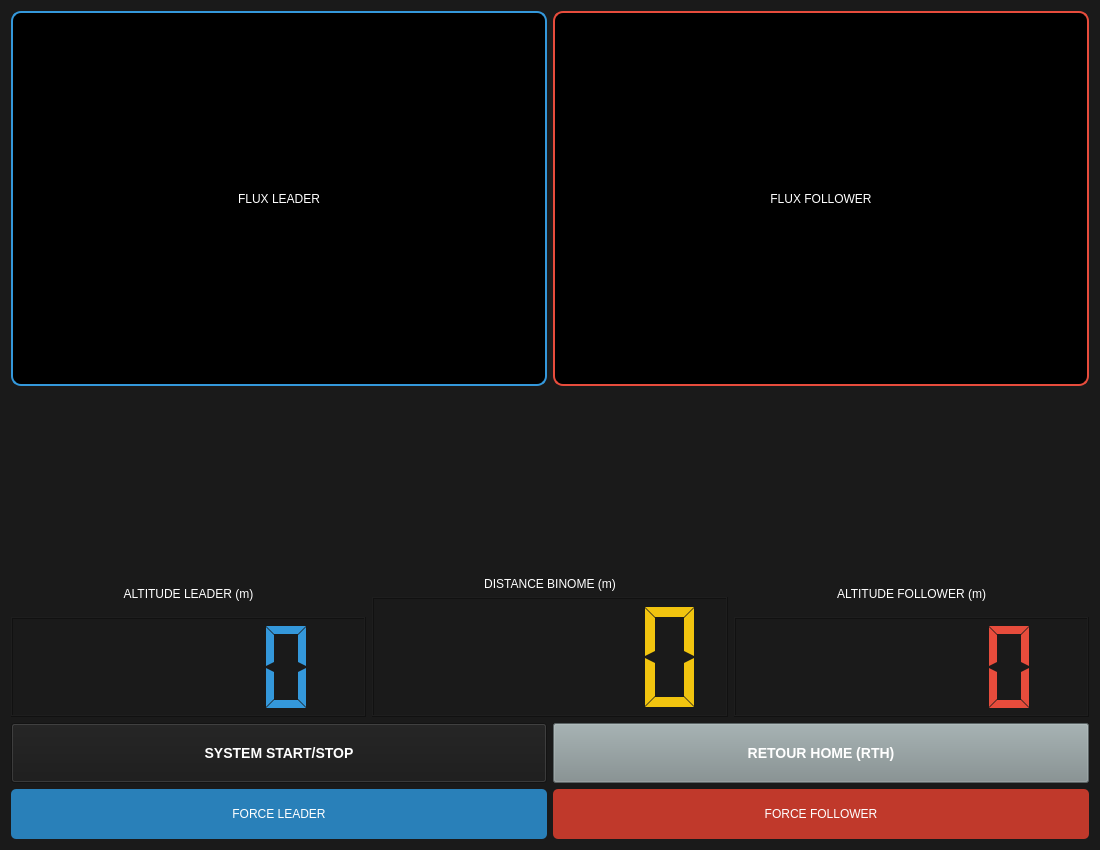
<?xml version="1.0" encoding="UTF-8"?>
<ui version="4.0">
 <class>DroneControl</class>
 <widget class="QWidget" name="DroneControl">
  <property name="geometry">
   <rect>
    <x>0</x>
    <y>0</y>
    <width>1100</width>
    <height>850</height>
   </rect>
  </property>
  <property name="windowTitle">
   <string>Station de Contrôle Drone - Binôme</string>
  </property>
  <property name="styleSheet">
   <string>background-color: #1a1a1a; color: #ffffff; font-family: 'Segoe UI', sans-serif;</string>
  </property>
  <layout class="QVBoxLayout" name="verticalLayout_main">
   
   <item>
    <layout class="QHBoxLayout" name="layout_cameras">
     <item>
      <widget class="QLabel" name="view_leader">
       <property name="minimumSize">
        <size><width>500</width><height>375</height></size>
       </property>
       <property name="styleSheet">
        <string>border: 2px solid #3498db; background-color: #000000; border-radius: 10px;</string>
       </property>
       <property name="text"><string>FLUX LEADER</string></property>
       <property name="alignment"><set>Qt::AlignCenter</set></property>
      </widget>
     </item>
     <item>
      <widget class="QLabel" name="view_follower">
       <property name="minimumSize">
        <size><width>500</width><height>375</height></size>
       </property>
       <property name="styleSheet">
        <string>border: 2px solid #e74c3c; background-color: #000000; border-radius: 10px;</string>
       </property>
       <property name="text"><string>FLUX FOLLOWER</string></property>
       <property name="alignment"><set>Qt::AlignCenter</set></property>
      </widget>
     </item>
    </layout>
   </item>

   <item>
    <spacer name="verticalSpacer">
     <property name="orientation"><set>Qt::Vertical</set></property>
     <property name="sizeHint" stdset="0">
      <size><width>20</width><height>20</height></size>
     </property>
    </spacer>
   </item>

   <item>
    <layout class="QHBoxLayout" name="layout_telemetrie">
     <item>
      <layout class="QVBoxLayout">
       <item><widget class="QLabel"><property name="text"><string>ALTITUDE LEADER (m)</string></property><property name="alignment"><set>Qt::AlignCenter</set></property></widget></item>
       <item>
        <widget class="QLCDNumber" name="lcd_alt_leader">
         <property name="minimumSize"><size><width>0</width><height>100</height></size></property>
         <property name="digitCount"><number>5</number></property>
         <property name="segmentStyle"><enum>QLCDNumber::Flat</enum></property>
         <property name="styleSheet"><string>color: #3498db;</string></property>
        </widget>
       </item>
      </layout>
     </item>
     
     <item>
      <layout class="QVBoxLayout">
       <item><widget class="QLabel"><property name="text"><string>DISTANCE BINOME (m)</string></property><property name="alignment"><set>Qt::AlignCenter</set></property></widget></item>
       <item>
        <widget class="QLCDNumber" name="lcd_distance">
         <property name="minimumSize"><size><width>0</width><height>120</height></size></property>
         <property name="digitCount"><number>5</number></property>
         <property name="segmentStyle"><enum>QLCDNumber::Flat</enum></property>
         <property name="styleSheet"><string>color: #f1c40f;</string></property>
        </widget>
       </item>
      </layout>
     </item>

     <item>
      <layout class="QVBoxLayout">
       <item><widget class="QLabel"><property name="text"><string>ALTITUDE FOLLOWER (m)</string></property><property name="alignment"><set>Qt::AlignCenter</set></property></widget></item>
       <item>
        <widget class="QLCDNumber" name="lcd_alt_follower">
         <property name="minimumSize"><size><width>0</width><height>100</height></size></property>
         <property name="digitCount"><number>5</number></property>
         <property name="segmentStyle"><enum>QLCDNumber::Flat</enum></property>
         <property name="styleSheet"><string>color: #e74c3c;</string></property>
        </widget>
       </item>
      </layout>
     </item>
    </layout>
   </item>

   <item>
    <layout class="QHBoxLayout" name="layout_boutons">
     <item>
      <widget class="QPushButton" name="btn_start">
       <property name="minimumSize"><size><width>0</width><height>60</height></size></property>
       <property name="text"><string>SYSTEM START/STOP</string></property>
       <property name="styleSheet"><string>font-weight: bold; font-size: 14px;</string></property>
      </widget>
     </item>
     <item>
      <widget class="QPushButton" name="btn_rth_ui">
       <property name="minimumSize"><size><width>0</width><height>60</height></size></property>
       <property name="text"><string>RETOUR HOME (RTH)</string></property>
       <property name="styleSheet"><string>font-weight: bold; font-size: 14px; background-color: #7f8c8d;</string></property>
      </widget>
     </item>
    </layout>
   </item>

   <item>
    <layout class="QHBoxLayout" name="layout_controles">
     <item>
      <widget class="QPushButton" name="btn_leader">
       <property name="minimumSize"><size><width>0</width><height>50</height></size></property>
       <property name="text"><string>FORCE LEADER</string></property>
       <property name="styleSheet"><string>background-color: #2980b9; border-radius: 5px;</string></property>
      </widget>
     </item>
     <item>
      <widget class="QPushButton" name="btn_follower">
       <property name="minimumSize"><size><width>0</width><height>50</height></size></property>
       <property name="text"><string>FORCE FOLLOWER</string></property>
       <property name="styleSheet"><string>background-color: #c0392b; border-radius: 5px;</string></property>
      </widget>
     </item>
    </layout>
   </item>

  </layout>
 </widget>
 <resources/>
 <connections/>
</ui>
